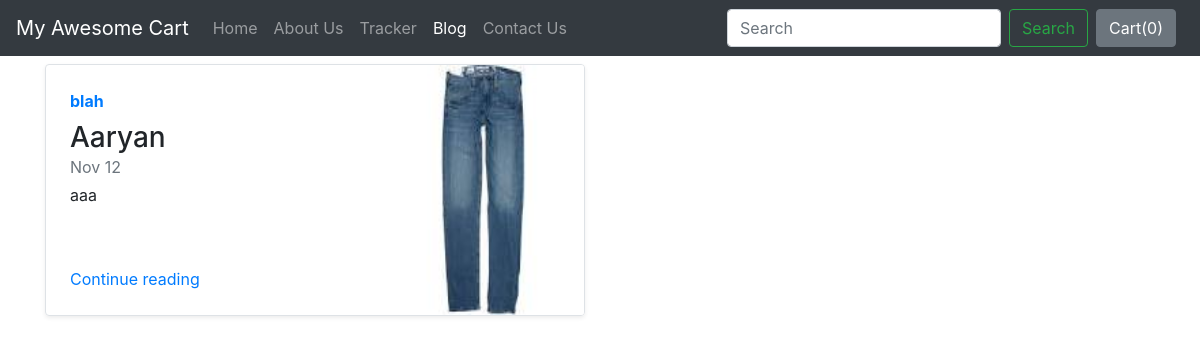
Screenshot of /blog/ with the database file from the repository.
### blog/models.py (models this page shows)
class Blogpost(models.Model):
    post_id = models.AutoField(primary_key=True)
    title = models.CharField(max_length=50)
    head0 = models.CharField(max_length=500, default="")
    chead0 = models.CharField(max_length=5000, default="")
    head1 = models.CharField(max_length=500, default="")
    chead1 = models.CharField(max_length=5000, default="")
    head2 = models.CharField(max_length=500, default="")
    chead2 = models.CharField(max_length=5000, default="")
    pub_date = models.DateField()
    thumbnail = models.ImageField(upload_to='shop/images', default="")
    def __str__(self):
        return self.title

### blog/views.py (the view)
# urls.py: path("", views.index, name="blogHome"),
def index(request):
    myposts = Blogpost.objects.all()
    print(myposts)
    return render(request, 'blog/index.html',
                  {'myposts': myposts})

### blog/templates/blog/index.html (shortened to what this page needs)
{% extends 'blog/basic.html' %}
{% block body %}
<div class="container">
<div class="row my-2">
    {% for item in myposts %}
        <div class="col-md-6">
            <div
                class="row no-gutters border rounded overflow-hidden flex-md-row mb-4 shadow-sm h-md-250 position-relative">
                <div class="col p-4 d-flex flex-column position-static">
                    <strong class="d-inline-block mb-2 text-primary">{{item.head0}}</strong>
                    <h3 class="mb-0">{{item.title}}</h3>
                    <div class="mb-1 text-muted">Nov 12</div>
                    <p class="card-text mb-auto">{{item.head1}}</p>
                    <a href="blogpost/{{item.post_id}}" class="stretched-link">Continue reading</a>
                </div>
                <div class="col-auto d-none d-lg-block">
                    <img src="/media/{{item.thumbnail}}" class="bd-placeholder-img" width="200" height="250"
                        aria-label="Placeholder: Thumbnail"/>
                </div>
            </div>
        </div>
    {% endfor %}
</div>
{% endblock %}

### rows the page displays
Blogpost: head0 "blah", title "Aaryan", head1 "aaa", thumbnail (picture)
